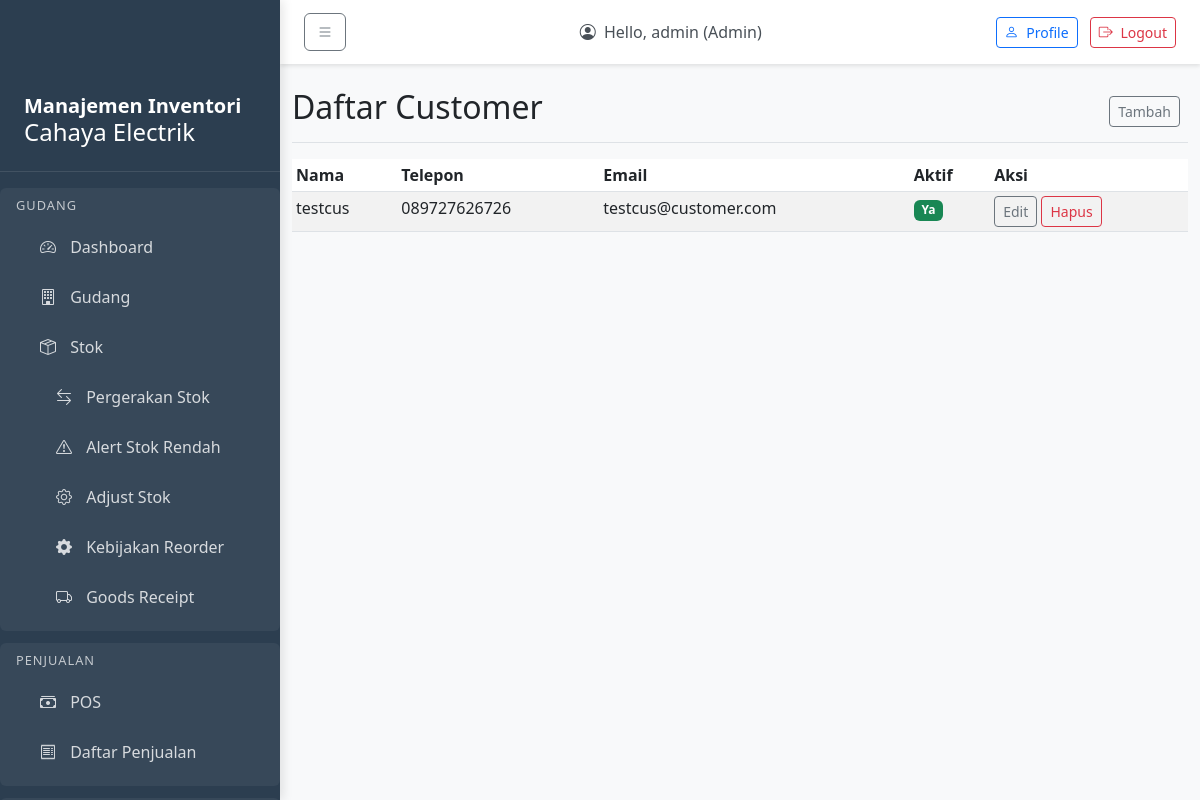
The app's page /master/customers/ (signed in), older data.
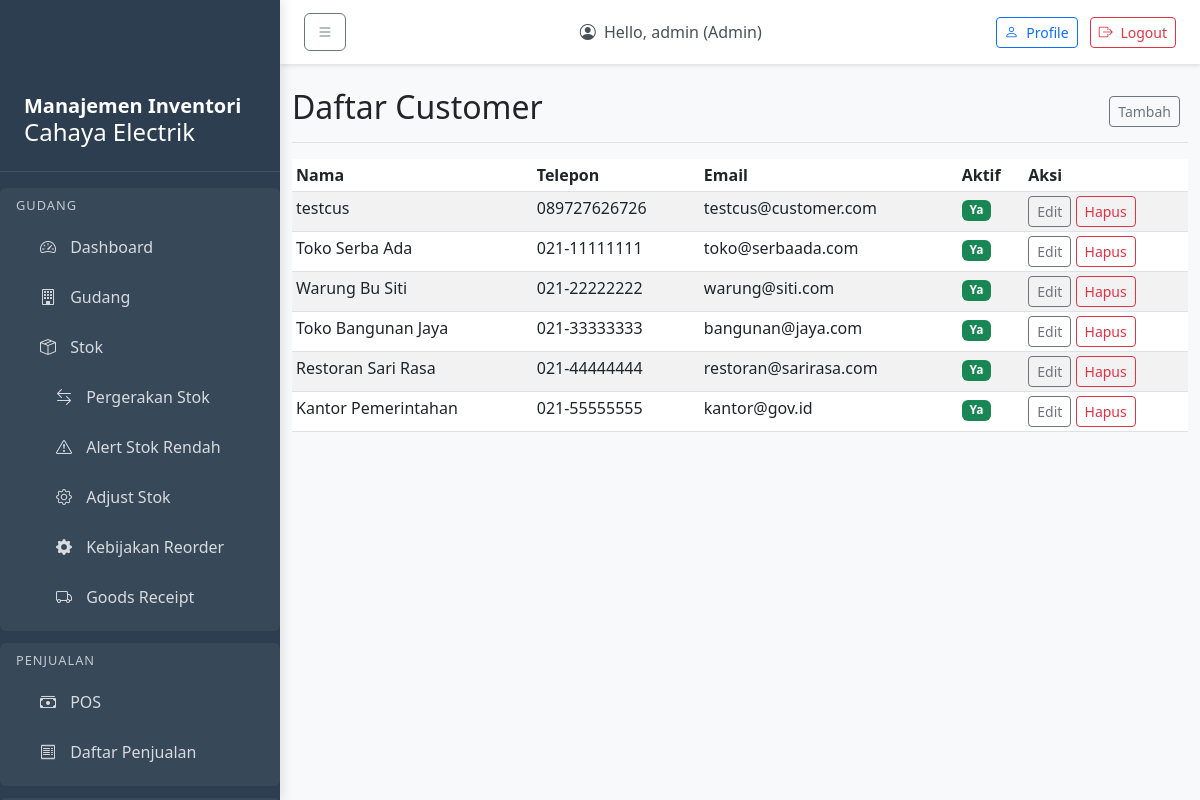
The same page, newer data.
### master/models.py (models this page shows, shortened)
class Customer(models.Model):
    name = models.CharField(max_length=150)
    phone = models.CharField(max_length=30, blank=True)
    email = models.CharField(max_length=100, blank=True)
    address = models.CharField(max_length=255, blank=True)
    is_active = models.BooleanField(default=True)
    created_at = models.DateTimeField(auto_now_add=True)
    class Meta:
        db_table = 'customer'

### master/views.py (the view)
# urls.py: path('customers/', views.customer_list, name='customer_list'),
@login_required
def customer_list(request):
    if request.user.role not in ['manager', 'admin']:
        raise PermissionDenied("Anda tidak memiliki akses ke fitur ini.")
    customers = Customer.objects.all()
    paginator = Paginator(customers, 10)  # Show 10 customers per page
    page_number = request.GET.get('page')
    page_obj = paginator.get_page(page_number)
    return render(request, 'master/customer_list.html', {'page_obj': page_obj})

### templates/master/customer_list.html (shortened to what this page needs)
{% extends 'master/base_master.html' %}
{% block master_title %}Daftar Customer{% endblock %}
{% block add_url %}{% url 'master:customer_create' %}{% endblock %}
{% block master_content %}
<div class="table-responsive">
    <table class="table table-striped table-sm">
        <thead>
            <tr>
                <th>Nama</th>
                <th>Telepon</th>
                <th>Email</th>
                <th>Aktif</th>
                <th>Aksi</th>
            </tr>
        </thead>
        <tbody>
            {% for customer in page_obj %}
            <tr>
                <td>{{ customer.name }}</td>
                <td>{{ customer.phone|default:"-" }}</td>
                <td>{{ customer.email|default:"-" }}</td>
                <td>
                    {% if customer.is_active %}
                        <span class="badge bg-success">Ya</span>
                    {% else %}
                        <span class="badge bg-secondary">Tidak</span>
                    {% endif %}
                </td>
                <td>
                    <a href="{% url 'master:customer_update' customer.pk %}" class="btn btn-sm btn-outline-secondary">Edit</a>
                    <a href="{% url 'master:customer_delete' customer.pk %}" class="btn btn-sm btn-outline-danger">Hapus</a>
                </td>
            </tr>
            {% empty %}
            <tr>
                <td colspan="5">Tidak ada customer</td>
            </tr>
            {% endfor %}
        </tbody>
    </table>
</div>
{% endblock %}

Row changes from the older to the newer data that the page shows:
added Customer: name "Toko Serba Ada", phone "021-11111111", email "toko@serbaada.com", is_active "Ya"
added Customer: name "Warung Bu Siti", phone "021-22222222", email "warung@siti.com", is_active "Ya"
added Customer: name "Toko Bangunan Jaya", phone "021-33333333", email "bangunan@jaya.com", is_active "Ya"
added Customer: name "Restoran Sari Rasa", phone "021-44444444", email "restoran@sarirasa.com", is_active "Ya"
added Customer: name "Kantor Pemerintahan", phone "021-55555555", email "kantor@gov.id", is_active "Ya"
